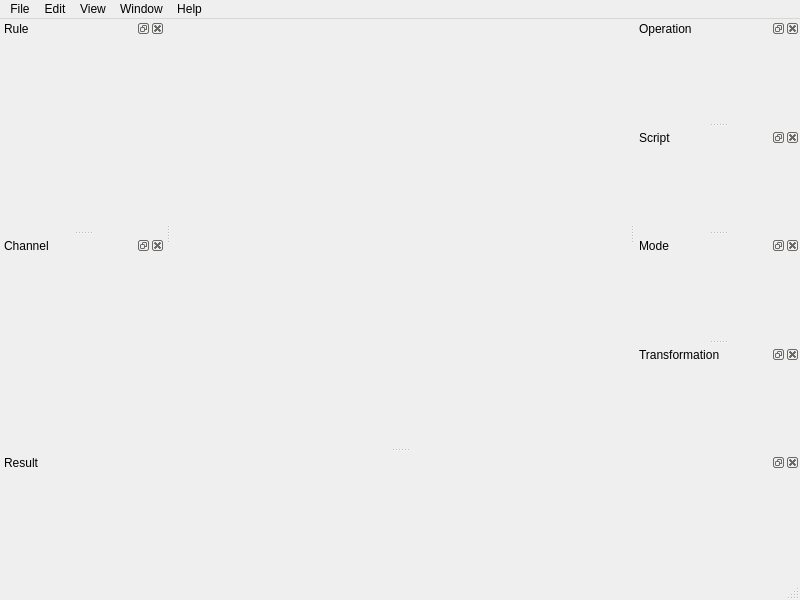
<?xml version="1.0" encoding="UTF-8"?>
<ui version="4.0">
 <class>MainWindow</class>
 <widget class="QMainWindow" name="MainWindow">
  <property name="geometry">
   <rect>
    <x>0</x>
    <y>0</y>
    <width>800</width>
    <height>600</height>
   </rect>
  </property>
  <property name="sizePolicy">
   <sizepolicy hsizetype="Preferred" vsizetype="Preferred">
    <horstretch>0</horstretch>
    <verstretch>0</verstretch>
   </sizepolicy>
  </property>
  <property name="minimumSize">
   <size>
    <width>400</width>
    <height>300</height>
   </size>
  </property>
  <property name="windowTitle">
   <string notr="true">MainWindow</string>
  </property>
  <widget class="QWidget" name="central_widget">
   <property name="sizePolicy">
    <sizepolicy hsizetype="Preferred" vsizetype="Preferred">
     <horstretch>0</horstretch>
     <verstretch>0</verstretch>
    </sizepolicy>
   </property>
  </widget>
  <widget class="QMenuBar" name="menubar">
   <property name="geometry">
    <rect>
     <x>0</x>
     <y>0</y>
     <width>800</width>
     <height>26</height>
    </rect>
   </property>
   <widget class="QMenu" name="menuFile">
    <property name="title">
     <string>File</string>
    </property>
    <addaction name="actionImport"/>
    <addaction name="actionExport"/>
    <addaction name="separator"/>
    <addaction name="actionOpen"/>
    <addaction name="actionSave"/>
    <addaction name="separator"/>
    <addaction name="actionQuit"/>
   </widget>
   <widget class="QMenu" name="menuEdit">
    <property name="title">
     <string>Edit</string>
    </property>
    <addaction name="actionCreate"/>
    <addaction name="actionLocate"/>
    <addaction name="actionAttach"/>
    <addaction name="separator"/>
    <addaction name="actionSettings"/>
   </widget>
   <widget class="QMenu" name="menuWindow">
    <property name="title">
     <string>Window</string>
    </property>
    <addaction name="actionRule"/>
    <addaction name="actionChannel"/>
    <addaction name="actionOperation"/>
    <addaction name="actionScript"/>
    <addaction name="actionMode"/>
    <addaction name="actionTransformation"/>
    <addaction name="actionResult"/>
    <addaction name="separator"/>
    <addaction name="actionAll"/>
   </widget>
   <widget class="QMenu" name="menuHelp">
    <property name="title">
     <string>Help</string>
    </property>
    <addaction name="actionHomepage"/>
    <addaction name="actionUpdate"/>
    <addaction name="separator"/>
    <addaction name="actionAbout"/>
   </widget>
   <widget class="QMenu" name="menuView">
    <property name="title">
     <string>View</string>
    </property>
    <addaction name="actionWheel"/>
    <addaction name="actionImage"/>
    <addaction name="actionDepot"/>
   </widget>
   <addaction name="menuFile"/>
   <addaction name="menuEdit"/>
   <addaction name="menuView"/>
   <addaction name="menuWindow"/>
   <addaction name="menuHelp"/>
  </widget>
  <widget class="QStatusBar" name="statusbar"/>
  <widget class="QDockWidget" name="result_dock_widget">
   <property name="sizePolicy">
    <sizepolicy hsizetype="Preferred" vsizetype="Preferred">
     <horstretch>0</horstretch>
     <verstretch>0</verstretch>
    </sizepolicy>
   </property>
   <property name="minimumSize">
    <size>
     <width>400</width>
     <height>125</height>
    </size>
   </property>
   <property name="toolTip">
    <string>Result.</string>
   </property>
   <property name="allowedAreas">
    <set>Qt::BottomDockWidgetArea|Qt::TopDockWidgetArea</set>
   </property>
   <property name="windowTitle">
    <string>Result</string>
   </property>
   <attribute name="dockWidgetArea">
    <number>8</number>
   </attribute>
   <widget class="QWidget" name="result_dock_contents">
    <property name="sizePolicy">
     <sizepolicy hsizetype="Preferred" vsizetype="Preferred">
      <horstretch>0</horstretch>
      <verstretch>0</verstretch>
     </sizepolicy>
    </property>
   </widget>
  </widget>
  <widget class="QDockWidget" name="rule_dock_widget">
   <property name="sizePolicy">
    <sizepolicy hsizetype="Preferred" vsizetype="Preferred">
     <horstretch>0</horstretch>
     <verstretch>0</verstretch>
    </sizepolicy>
   </property>
   <property name="minimumSize">
    <size>
     <width>165</width>
     <height>90</height>
    </size>
   </property>
   <property name="toolTip">
    <string>Rule.</string>
   </property>
   <property name="allowedAreas">
    <set>Qt::LeftDockWidgetArea|Qt::RightDockWidgetArea</set>
   </property>
   <property name="windowTitle">
    <string>Rule</string>
   </property>
   <attribute name="dockWidgetArea">
    <number>1</number>
   </attribute>
   <widget class="QWidget" name="rule_dock_contents"/>
  </widget>
  <widget class="QDockWidget" name="operation_dock_widget">
   <property name="sizePolicy">
    <sizepolicy hsizetype="Preferred" vsizetype="Preferred">
     <horstretch>0</horstretch>
     <verstretch>0</verstretch>
    </sizepolicy>
   </property>
   <property name="minimumSize">
    <size>
     <width>165</width>
     <height>90</height>
    </size>
   </property>
   <property name="toolTip">
    <string>Operation.</string>
   </property>
   <property name="allowedAreas">
    <set>Qt::LeftDockWidgetArea|Qt::RightDockWidgetArea</set>
   </property>
   <property name="windowTitle">
    <string>Operation</string>
   </property>
   <attribute name="dockWidgetArea">
    <number>2</number>
   </attribute>
   <widget class="QWidget" name="operation_dock_contents"/>
  </widget>
  <widget class="QDockWidget" name="script_dock_widget">
   <property name="minimumSize">
    <size>
     <width>165</width>
     <height>90</height>
    </size>
   </property>
   <property name="toolTip">
    <string>Script.</string>
   </property>
   <property name="allowedAreas">
    <set>Qt::LeftDockWidgetArea|Qt::RightDockWidgetArea</set>
   </property>
   <property name="windowTitle">
    <string>Script</string>
   </property>
   <attribute name="dockWidgetArea">
    <number>2</number>
   </attribute>
   <widget class="QWidget" name="script_dock_contents"/>
  </widget>
  <widget class="QDockWidget" name="mode_dock_widget">
   <property name="sizePolicy">
    <sizepolicy hsizetype="Preferred" vsizetype="Preferred">
     <horstretch>0</horstretch>
     <verstretch>0</verstretch>
    </sizepolicy>
   </property>
   <property name="minimumSize">
    <size>
     <width>165</width>
     <height>90</height>
    </size>
   </property>
   <property name="toolTip">
    <string>Mode.</string>
   </property>
   <property name="allowedAreas">
    <set>Qt::LeftDockWidgetArea|Qt::RightDockWidgetArea</set>
   </property>
   <property name="windowTitle">
    <string>Mode</string>
   </property>
   <attribute name="dockWidgetArea">
    <number>2</number>
   </attribute>
   <widget class="QWidget" name="mode_dock_contents"/>
  </widget>
  <widget class="QDockWidget" name="channel_dock_widget">
   <property name="minimumSize">
    <size>
     <width>165</width>
     <height>90</height>
    </size>
   </property>
   <property name="toolTip">
    <string>Channel.</string>
   </property>
   <property name="allowedAreas">
    <set>Qt::LeftDockWidgetArea|Qt::RightDockWidgetArea</set>
   </property>
   <property name="windowTitle">
    <string>Channel</string>
   </property>
   <attribute name="dockWidgetArea">
    <number>1</number>
   </attribute>
   <widget class="QWidget" name="channel_dock_contents"/>
  </widget>
  <widget class="QDockWidget" name="transformation_dock_widget">
   <property name="minimumSize">
    <size>
     <width>165</width>
     <height>90</height>
    </size>
   </property>
   <property name="toolTip">
    <string>Transformation.</string>
   </property>
   <property name="allowedAreas">
    <set>Qt::LeftDockWidgetArea|Qt::RightDockWidgetArea</set>
   </property>
   <property name="windowTitle">
    <string>Transformation</string>
   </property>
   <attribute name="dockWidgetArea">
    <number>2</number>
   </attribute>
   <widget class="QWidget" name="transformation_dock_contents"/>
  </widget>
  <action name="actionImport">
   <property name="text">
    <string>Import</string>
   </property>
  </action>
  <action name="actionExport">
   <property name="text">
    <string>Export</string>
   </property>
  </action>
  <action name="actionQuit">
   <property name="text">
    <string>Quit</string>
   </property>
  </action>
  <action name="actionCreate">
   <property name="text">
    <string>Create</string>
   </property>
  </action>
  <action name="actionLocate">
   <property name="text">
    <string>Locate</string>
   </property>
  </action>
  <action name="actionSettings">
   <property name="text">
    <string>Settings</string>
   </property>
  </action>
  <action name="actionHomepage">
   <property name="text">
    <string>Homepage</string>
   </property>
  </action>
  <action name="actionUpdate">
   <property name="text">
    <string>Update</string>
   </property>
  </action>
  <action name="actionAbout">
   <property name="text">
    <string>About</string>
   </property>
  </action>
  <action name="actionRule">
   <property name="checkable">
    <bool>true</bool>
   </property>
   <property name="checked">
    <bool>true</bool>
   </property>
   <property name="text">
    <string>Rule</string>
   </property>
  </action>
  <action name="actionChannel">
   <property name="checkable">
    <bool>true</bool>
   </property>
   <property name="checked">
    <bool>true</bool>
   </property>
   <property name="text">
    <string>Channel</string>
   </property>
  </action>
  <action name="actionOperation">
   <property name="checkable">
    <bool>true</bool>
   </property>
   <property name="checked">
    <bool>true</bool>
   </property>
   <property name="text">
    <string>Operation</string>
   </property>
  </action>
  <action name="actionMode">
   <property name="checkable">
    <bool>true</bool>
   </property>
   <property name="checked">
    <bool>true</bool>
   </property>
   <property name="text">
    <string>Mode</string>
   </property>
  </action>
  <action name="actionTransformation">
   <property name="checkable">
    <bool>true</bool>
   </property>
   <property name="checked">
    <bool>true</bool>
   </property>
   <property name="text">
    <string>Transformation</string>
   </property>
  </action>
  <action name="actionResult">
   <property name="checkable">
    <bool>true</bool>
   </property>
   <property name="checked">
    <bool>true</bool>
   </property>
   <property name="text">
    <string>Result</string>
   </property>
  </action>
  <action name="actionAttach">
   <property name="text">
    <string>Attach</string>
   </property>
  </action>
  <action name="actionOpen">
   <property name="text">
    <string>Open</string>
   </property>
  </action>
  <action name="actionSave">
   <property name="text">
    <string>Save</string>
   </property>
  </action>
  <action name="actionWheel">
   <property name="text">
    <string>Wheel</string>
   </property>
  </action>
  <action name="actionImage">
   <property name="text">
    <string>Image</string>
   </property>
  </action>
  <action name="actionDepot">
   <property name="text">
    <string>Depot</string>
   </property>
  </action>
  <action name="actionScript">
   <property name="checkable">
    <bool>true</bool>
   </property>
   <property name="checked">
    <bool>true</bool>
   </property>
   <property name="text">
    <string>Script</string>
   </property>
  </action>
  <action name="actionAll">
   <property name="text">
    <string>All</string>
   </property>
  </action>
 </widget>
 <resources/>
 <connections/>
</ui>
